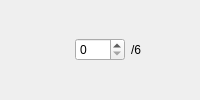
         <widget class="QWidget" name="widget_2" native="true">
          <layout class="QHBoxLayout" name="horizontalLayout_2">
           <property name="leftMargin">
            <number>0</number>
           </property>
           <property name="topMargin">
            <number>0</number>
           </property>
           <property name="rightMargin">
            <number>0</number>
           </property>
           <property name="bottomMargin">
            <number>0</number>
           </property>
           <item>
            <widget class="QLabel" name="label_2">
             <property name="maximumSize">
              <size>
               <width>75</width>
               <height>75</height>
              </size>
             </property>
             <property name="toolTip">
              <string>#332E57_#6D5BAE</string>
             </property>
             <property name="text">
              <string/>
             </property>
             <property name="pixmap">
              <pixmap resource="../../resource.qrc">:/pairs/assets/#332E57_#6D5BAE.png</pixmap>
             </property>
             <property name="scaledContents">
              <bool>true</bool>
             </property>
            </widget>
           </item>
           <item>
            <widget class="QSpinBox" name="#332E57_#6D5BAE_spin">
             <property name="maximumSize">
              <size>
               <width>50</width>
               <height>16777215</height>
              </size>
             </property>
             <property name="minimum">
              <number>0</number>
             </property>
             <property name="maximum">
              <number>6</number>
             </property>
            </widget>
           </item>
           <item>
            <widget class="QLabel" name="label_2_2">
             <property name="text">
              <string>/6</string>
             </property>
            </widget>
           </item>
          </layout>
         </widget>
